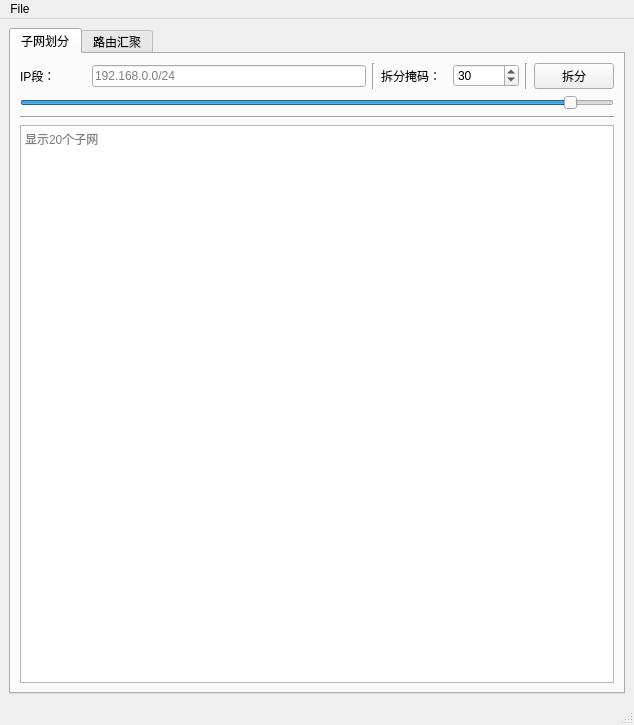
<?xml version="1.0" encoding="UTF-8"?>
<ui version="4.0">
 <class>MainWindow</class>
 <widget class="QMainWindow" name="MainWindow">
  <property name="geometry">
   <rect>
    <x>0</x>
    <y>0</y>
    <width>634</width>
    <height>725</height>
   </rect>
  </property>
  <property name="windowTitle">
   <string>MainWindow</string>
  </property>
  <widget class="QWidget" name="centralwidget">
   <layout class="QGridLayout" name="gridLayout">
    <item row="1" column="0">
     <layout class="QHBoxLayout" name="out">
      <item>
       <widget class="QTabWidget" name="tab">
        <property name="currentIndex">
         <number>0</number>
        </property>
        <widget class="QWidget" name="subnetting">
         <attribute name="title">
          <string>子网划分</string>
         </attribute>
         <layout class="QVBoxLayout" name="verticalLayout_3">
          <item>
           <layout class="QVBoxLayout" name="verticalLayout">
            <item>
             <layout class="QHBoxLayout" name="horizontalLayout_3">
              <item>
               <widget class="QLabel" name="ip_segment_label">
                <property name="text">
                 <string>IP段：</string>
                </property>
               </widget>
              </item>
              <item>
               <widget class="QLineEdit" name="ip_segment_value">
                <property name="minimumSize">
                 <size>
                  <width>274</width>
                  <height>0</height>
                 </size>
                </property>
                <property name="maximumSize">
                 <size>
                  <width>274</width>
                  <height>16777215</height>
                 </size>
                </property>
                <property name="maxLength">
                 <number>32767</number>
                </property>
                <property name="placeholderText">
                 <string>192.168.0.0/24</string>
                </property>
               </widget>
              </item>
              <item>
               <widget class="Line" name="line_2">
                <property name="orientation">
                 <enum>Qt::Vertical</enum>
                </property>
               </widget>
              </item>
              <item>
               <widget class="QLabel" name="split_netmask_label">
                <property name="text">
                 <string>拆分掩码：</string>
                </property>
               </widget>
              </item>
              <item>
               <widget class="QSpinBox" name="split_netmask_value">
                <property name="maximum">
                 <number>32</number>
                </property>
                <property name="value">
                 <number>30</number>
                </property>
               </widget>
              </item>
              <item>
               <widget class="Line" name="line_3">
                <property name="orientation">
                 <enum>Qt::Vertical</enum>
                </property>
               </widget>
              </item>
              <item alignment="Qt::AlignBottom">
               <widget class="QPushButton" name="split_subnet_button">
                <property name="minimumSize">
                 <size>
                  <width>68</width>
                  <height>0</height>
                 </size>
                </property>
                <property name="maximumSize">
                 <size>
                  <width>16777215</width>
                  <height>16777215</height>
                 </size>
                </property>
                <property name="text">
                 <string>拆分</string>
                </property>
               </widget>
              </item>
             </layout>
            </item>
            <item>
             <widget class="QSlider" name="subnet_Slider">
              <property name="mouseTracking">
               <bool>false</bool>
              </property>
              <property name="tabletTracking">
               <bool>false</bool>
              </property>
              <property name="maximum">
               <number>32</number>
              </property>
              <property name="pageStep">
               <number>15</number>
              </property>
              <property name="value">
               <number>30</number>
              </property>
              <property name="orientation">
               <enum>Qt::Horizontal</enum>
              </property>
             </widget>
            </item>
            <item>
             <widget class="Line" name="line">
              <property name="orientation">
               <enum>Qt::Horizontal</enum>
              </property>
             </widget>
            </item>
            <item>
             <widget class="QTextEdit" name="subnet_result">
              <property name="placeholderText">
               <string>显示20个子网</string>
              </property>
             </widget>
            </item>
           </layout>
          </item>
         </layout>
        </widget>
        <widget class="QWidget" name="aggregation">
         <attribute name="title">
          <string>路由汇聚</string>
         </attribute>
         <layout class="QVBoxLayout" name="verticalLayout_2">
          <item>
           <layout class="QHBoxLayout" name="title" stretch="3,3,1">
            <item>
             <widget class="QLabel" name="label_3">
              <property name="text">
               <string>汇总列表</string>
              </property>
              <property name="scaledContents">
               <bool>false</bool>
              </property>
              <property name="alignment">
               <set>Qt::AlignCenter</set>
              </property>
             </widget>
            </item>
            <item>
             <widget class="QLabel" name="label_2">
              <property name="text">
               <string>汇总结果</string>
              </property>
              <property name="alignment">
               <set>Qt::AlignCenter</set>
              </property>
             </widget>
            </item>
            <item>
             <widget class="QPushButton" name="pushButton">
              <property name="minimumSize">
               <size>
                <width>0</width>
                <height>0</height>
               </size>
              </property>
              <property name="maximumSize">
               <size>
                <width>16777215</width>
                <height>16777215</height>
               </size>
              </property>
              <property name="text">
               <string>汇总</string>
              </property>
              <property name="autoRepeatDelay">
               <number>300</number>
              </property>
              <property name="autoRepeatInterval">
               <number>100</number>
              </property>
             </widget>
            </item>
           </layout>
          </item>
          <item>
           <widget class="Line" name="line_4">
            <property name="orientation">
             <enum>Qt::Horizontal</enum>
            </property>
           </widget>
          </item>
          <item>
           <layout class="QHBoxLayout" name="result">
            <item>
             <widget class="QTextEdit" name="textEdit"/>
            </item>
            <item>
             <widget class="QTextEdit" name="textEdit_2"/>
            </item>
           </layout>
          </item>
         </layout>
        </widget>
       </widget>
      </item>
     </layout>
    </item>
   </layout>
  </widget>
  <widget class="QMenuBar" name="menubar">
   <property name="geometry">
    <rect>
     <x>0</x>
     <y>0</y>
     <width>634</width>
     <height>22</height>
    </rect>
   </property>
   <widget class="QMenu" name="menu">
    <property name="title">
     <string>File</string>
    </property>
   </widget>
   <addaction name="menu"/>
  </widget>
  <widget class="QStatusBar" name="statusbar"/>
  <action name="actionfile">
   <property name="text">
    <string>file</string>
   </property>
  </action>
 </widget>
 <resources/>
 <connections>
  <connection>
   <sender>split_netmask_value</sender>
   <signal>valueChanged(int)</signal>
   <receiver>subnet_Slider</receiver>
   <slot>setValue(int)</slot>
   <hints>
    <hint type="sourcelabel">
     <x>465</x>
     <y>78</y>
    </hint>
    <hint type="destinationlabel">
     <x>401</x>
     <y>132</y>
    </hint>
   </hints>
  </connection>
  <connection>
   <sender>subnet_Slider</sender>
   <signal>valueChanged(int)</signal>
   <receiver>split_netmask_value</receiver>
   <slot>setValue(int)</slot>
   <hints>
    <hint type="sourcelabel">
     <x>363</x>
     <y>142</y>
    </hint>
    <hint type="destinationlabel">
     <x>504</x>
     <y>100</y>
    </hint>
   </hints>
  </connection>
 </connections>
</ui>
